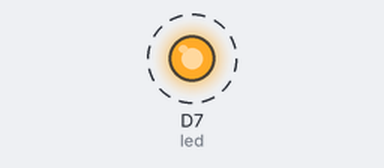
Recording of a sketch running on a simulated ESP8266 (NodeMCU). Parts: output pins drawn as LEDs (lit = HIGH). Dashed ring = blinking.

Above: at 0.5 s.
Timing chart, 0 to 4.6 s (numbered marks = the images above):
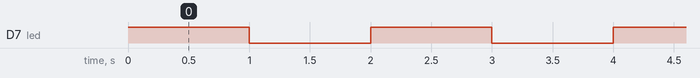

Measured:
- by itself, D7 (led): alternates HIGH for 1.0 s and LOW for 1.0 s

The sketch:

blinky.ino
```cpp
int led = D7;
void setup(){
    pinMode(led, OUTPUT);
}
void loop(){
    digitalWrite(led, HIGH); //turn LED on
    delay(1000); // wait 1 sec
    digitalWrite(led, LOW); // turn LED off
    delay(1000); // wait another second
}
```
